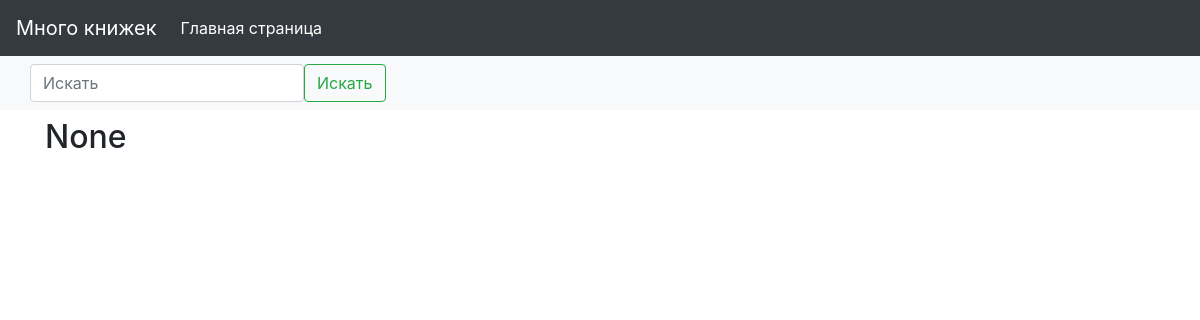
The page /author/929 on the database as committed earlier.
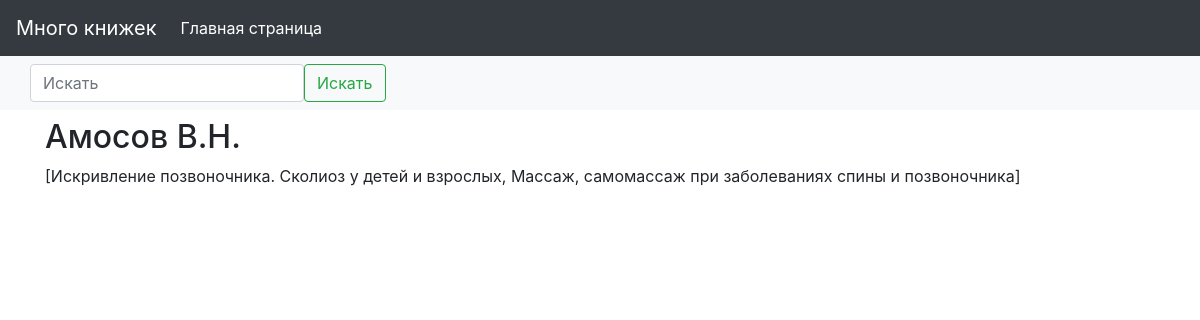
The same page on the database as committed later.
### webapp/small_model.py (models this page shows)
class Author(db.Model):
    id = db.Column(db.Integer, primary_key=True)
    pseudonim = db.Column(db.String, unique=True, nullable=False)
    real_name = db.Column(db.String, nullable=False)
    photo = db.Column(db.String)
    editions = db.relationship('Edition', secondary=authors, lazy='subquery',
                               backref=db.backref('my_authors', lazy=True))
    def __repr__(self):
        return f'{self.pseudonim}'

class Edition(db.Model):
    id = db.Column(db.Integer, primary_key=True)
    title = db.Column(db.String, nullable=False)
    author_id = db.relationship('Author', secondary=authors, lazy='subquery', backref=db.backref('my_editions', lazy=True))
    year_of_edition = db.Column(db.String, nullable=True)
    publishing = db.Column(db.Integer, db.ForeignKey('publishing.id'), nullable=False)
    ISBN = db.Column(db.String, unique=True, nullable=False)
    cover = db.Column(db.String)
    annotation = db.Column(db.Text)
    items = db.relationship('Catalog', backref='my_edition')
    def __repr__(self):
        return f'{self.title}'

### webapp/__init__.py (the view)
    @app.route('/author/<author_id>')
    def author(author_id):
        my_author = Author.query.get(author_id)
        books_list = Edition.query.all()
        return render_template('author.html', my_author=my_author, books_list=books_list)

### webapp/templates/author.html
{% extends 'base.html' %}
{% block content %}
    <h2>{{ my_author }}</h2>
    {{ my_author.editions }}
{% endblock %}

### webapp/templates/base.html (shortened to what this page needs)
<!doctype html>
<html lang="ru">
    <head>
        <link rel="stylesheet" href="https://stackpath.bootstrapcdn.com/bootstrap/4.5.2/css/bootstrap.min.css">
      </head>
      <body>
        {% include 'menu.html' %}
        <div class="container">
            {% block content %}{% endblock %}
        </div>
      </body>
</html>

### webapp/templates/menu.html (shortened to what this page needs)
<nav class="navbar navbar-expand-lg navbar-dark bg-dark">
    <a class="navbar-brand" href="#">Много книжек</a>
    <div class="collapse navbar-collapse" id="navbarSupportedContent">
      <ul class="navbar-nav mr-auto">
        <li class="nav-item active">
          <a class="nav-link" href="/">Главная страница</a>
        </li>
      </ul>
    </div>
</nav>
<nav class="navbar navbar-expand-lg navbar-light bg-light">
  <div class="container">
    <div class="row justify-content-md-center">
      <form action='/search/' method="GET" class="form-inline my-2 my-lg-0">
        <input class="form-control" name='q' type="search" placeholder="Искать" aria-label="Search">
        <button class="btn btn-outline-success my-2 my-sm-0" type="submit">Искать</button>
      </form>
    </div>
  </div>
</nav>

Rows that differ between the two databases and show on the page:
added Author: pseudonim "Амосов В.Н."
added Edition: editions "[Искривление позвоночника. Сколиоз у детей и взрослых, Массаж, самомассаж при заболеваниях спины и позвоночника]"
Other text that changed with them:
{{ my_author }}: "None" → (not shown)
